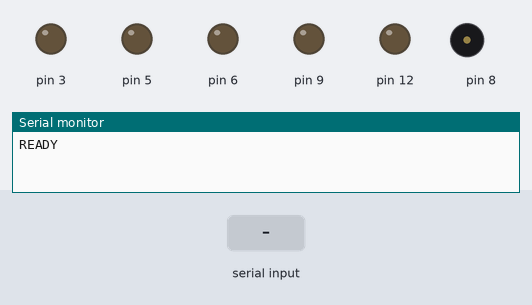
A sketch run on a simulated Arduino Uno, built with avr-gcc and run on an emulated ATmega328P. On the bench: output pins drawn as LEDs (lit = HIGH), buzzer (waves = sounding), the last lines printed to the serial monitor. The inputs (shaded band) are chosen by the test bench. Pins used as bus, display or sensor lines are not drawn.

Above: at 1.2 s.
1.3 s: "M\n" received over Serial
At 2.1 s:
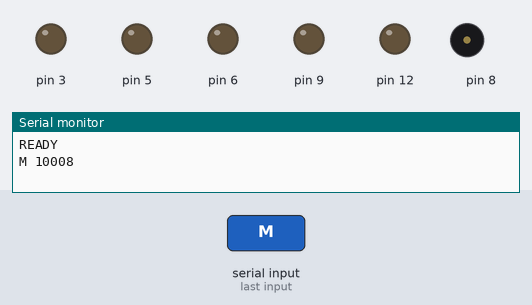
2.8 s: byte 84 ('T') received over Serial
At 3.3 s:
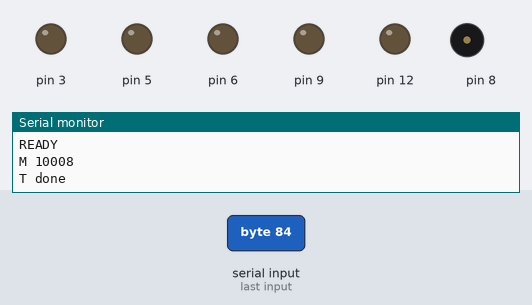
4.3 s: byte 65 ('A') received over Serial
At 4.6 s:
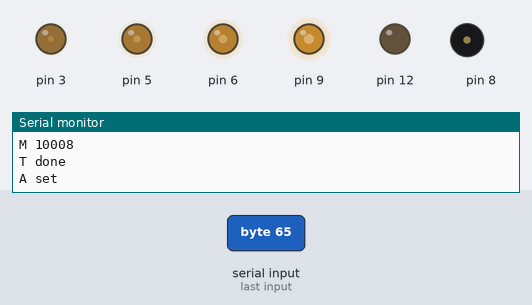
Timing chart, 0 to 7.3 s (numbered marks = the images above; inputs shaded):
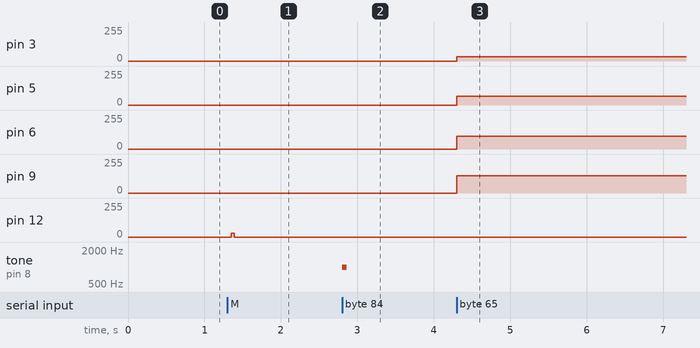

Measured:
- after the input at 1.3 s, pin 12: 0/255 → 29/255 after 0.05 s, → 0/255 0.04 s later
- after the input at 2.8 s, tone on pin 8: silent → 1000 Hz at once, → silent 0.06 s later
- after the input at 4.3 s, pin 3: 0/255 → 32/255 at once; pin 5: 0/255 → 64/255 at once; pin 6: 0/255 → 96/255 at once; pin 9: 0/255 → 128/255 at once

The sketch:

arduino-compat.ino
```cpp
// The Arduino API and the AVR core's own libraries, one test per command letter sent on Serial (9600 baud).
// Each test prints its results on one line starting with its letter; pins are watched from outside.
//   T  tone(8, 1000) for 60 ms                    S  SoftwareSerial: "Merhaba" on D11, then echoes what comes on D10
//   P  pulseIn(7, HIGH) of a pulse given on D7    I  attachInterrupt on D2, falling edges counted for 60 ms
//   A  analogWrite on 3, 5, 6, 9, 10, 11          M  micros() over delay(10); D12 toggled by delayMicroseconds(250)
//   E  EEPROM.put / get of a struct               W  Wire: scan the bus
//   X  SPI: an MCP3008's CH0 (CS on D10)          R  Serial.parseInt and readStringUntil
//   D  digitalRead with INPUT_PULLUP, analogRead(A0)
#include <SoftwareSerial.h>
#include <EEPROM.h>
#include <Wire.h>
#include <SPI.h>

SoftwareSerial soft(10, 11);
volatile uint16_t edges = 0;
void falling() { edges++; }

struct Record { float gain; long count; char name[8]; };

void setup() {
  Serial.begin(9600);
  Serial.println("READY");
}

void loop() {
  if (!Serial.available()) return;
  char c = Serial.read();
  switch (c) {
    case 'T':
      tone(8, 1000);
      delay(60);
      noTone(8);
      Serial.println("T done");
      break;
    case 'S': {
      soft.begin(9600);
      soft.print("Merhaba");
      unsigned long start = millis();
      String got;
      while (millis() - start < 80) while (soft.available()) got += (char)soft.read();
      Serial.print("S ");
      Serial.println(got);
      soft.end();
      break;
    }
    case 'P': {
      unsigned long w = pulseIn(7, HIGH, 100000UL);
      Serial.print("P ");
      Serial.println(w);
      break;
    }
    case 'I':
      edges = 0;
      attachInterrupt(digitalPinToInterrupt(2), falling, FALLING);
      delay(60);
      detachInterrupt(digitalPinToInterrupt(2));
      Serial.print("I ");
      Serial.println(edges);
      break;
    case 'A':
      analogWrite(3, 32); analogWrite(5, 64); analogWrite(6, 96);
      analogWrite(9, 128); analogWrite(10, 160); analogWrite(11, 192);
      delay(20);
      Serial.println("A set");
      break;
    case 'M': {
      unsigned long a = micros();
      delay(10);
      unsigned long b = micros();
      pinMode(12, OUTPUT);
      for (int i = 0; i < 20; i++) { digitalWrite(12, HIGH); delayMicroseconds(250); digitalWrite(12, LOW); delayMicroseconds(250); }
      Serial.print("M ");
      Serial.println(b - a);
      break;
    }
    case 'E': {
      Record w = { 3.25f, 123456L, "robot" }, r;
      EEPROM.put(16, w);
      EEPROM.get(16, r);
      Serial.print("E ");
      Serial.print(r.gain, 2); Serial.print(' '); Serial.print(r.count); Serial.print(' '); Serial.println(r.name);
      break;
    }
    case 'W': {
      Wire.begin();
      int found = 0;
      for (uint8_t a = 1; a < 127; a++) { Wire.beginTransmission(a); if (Wire.endTransmission() == 0) found++; }
      Serial.print("W ");
      Serial.println(found);
      break;
    }
    case 'X': {
      // start bit, single-ended CH0, then the ten bits back
      SPI.begin();
      SPI.beginTransaction(SPISettings(1000000, MSBFIRST, SPI_MODE0));
      digitalWrite(10, LOW);
      SPI.transfer(0x01);
      uint8_t hi = SPI.transfer(0x80);
      uint8_t lo = SPI.transfer(0x00);
      digitalWrite(10, HIGH);
      SPI.endTransaction();
      Serial.print("X ");
      Serial.println(((hi & 3) << 8) | lo);
      break;
    }
    case 'R': {
      Serial.setTimeout(200);
      long n = Serial.parseInt();
      String rest = Serial.readStringUntil('\n');
      Serial.print("R ");
      Serial.print(n * 2);
      Serial.print(" [");
      Serial.print(rest);
      Serial.println("]");
      break;
    }
    case 'D': {
      pinMode(4, INPUT_PULLUP);
      int up = digitalRead(4);
      int a0 = analogRead(A0);
      Serial.print("D ");
      Serial.print(up);
      Serial.print(' ');
      Serial.println(a0);
      break;
    }
  }
}
```
